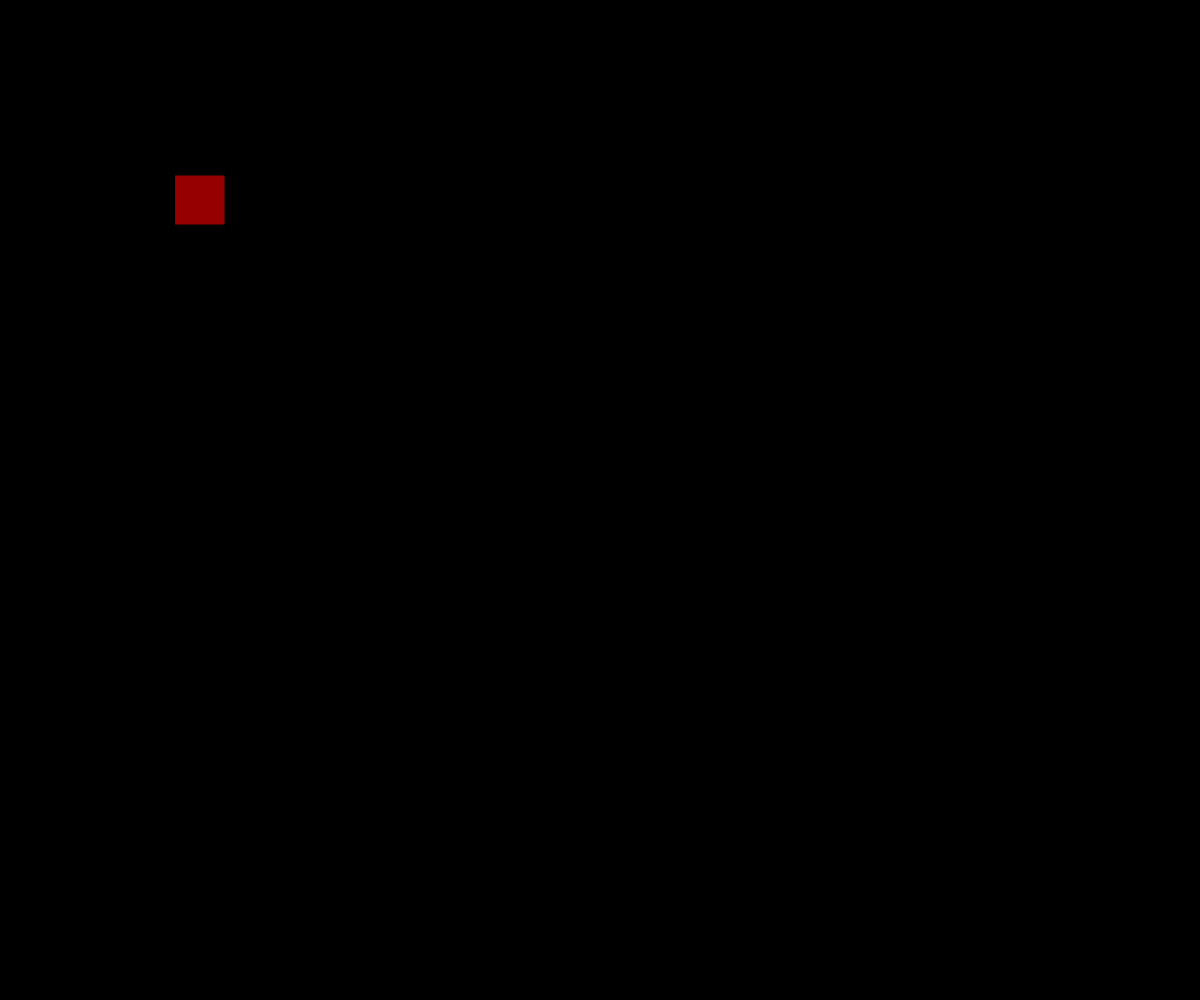
Frame 1 (no input)
Frame 60 (no input): identical to frame 1, image omitted
Frame 120 (the mouse pressed at the canvas centre since frame 60): identical to frame 1, image omitted

The p5.js sketch that drew this single still picture (run headless with seeded random() and noise() and a simulated clock; from frame 60 on, the mouse is pressed at the canvas centre):

// p5.js sketch
// ── sketch.js
// Project Title
// Your Name
// Date
//
// Extra for Experts:
// - describe what you did to take this project "above and beyond"

let x = 200;
let y = 200;
let rSize = 50;
let mouseOver = false;
let pickedUp = false;

function setup() {
  createCanvas(windowWidth, windowHeight);
  rectMode(CENTER);
}

function draw() {
  background(0);
  fill(150, 0, 0);
  mouseOver = false;
  if (mouseX >= x - rSize/2 && mouseX <= x + rSize/2){
    if (mouseY >= y - rSize/2 && mouseY <= y + rSize/2){
      fill(255);
      mouseOver = true;
    }
  }
  if (pickedUp){
    x = mouseX;
    y = mouseY;
  }
  rect(x,y, rSize, rSize);
}

function mousePressed(){
  if (mouseOver){
    pickedUp = true;
  }
}

function mouseReleased(){
  pickedUp = false;
}
